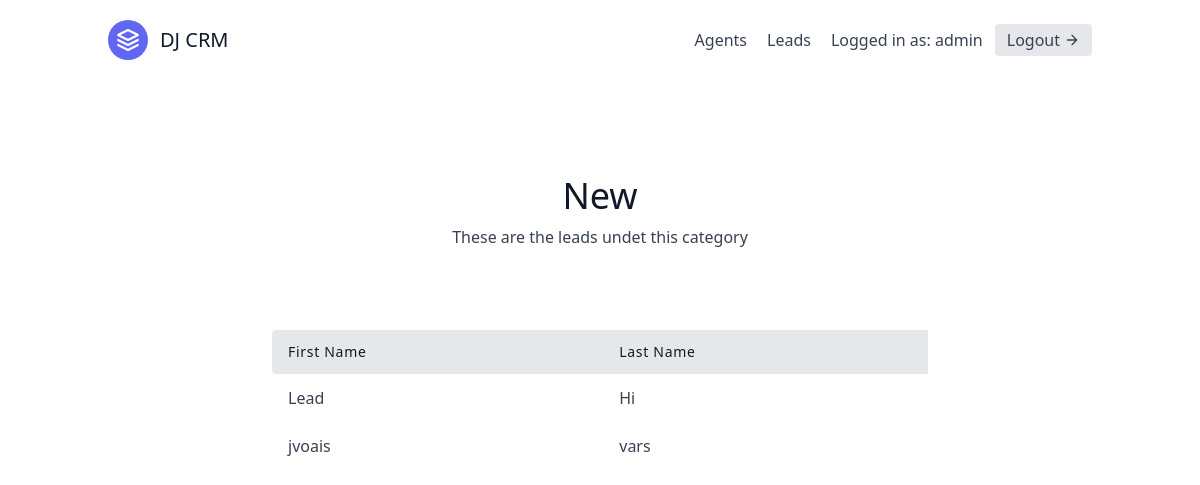
Page /leads/categories/1/ (signed in) on the committed database.
### leads/models.py (models this page shows, shortened)
class User(AbstractUser):
    is_organisor = models.BooleanField(default=True)
    is_agent = models.BooleanField(default=False)

class Category(models.Model):
    name = models.CharField(max_length=30)  # New, Contacted, Converted, Unconverted
    organisation = models.ForeignKey(UserProfile, on_delete=models.CASCADE)

class Lead(models.Model):
    first_name = models.CharField(max_length=20)
    last_name = models.CharField(max_length=20)
    age = models.IntegerField(default=0)
    organisation = models.ForeignKey(UserProfile, on_delete=models.CASCADE)
    agent = models.ForeignKey("Agent", null=True, blank=True, on_delete=models.SET_NULL)
    category = models.ForeignKey("Category", related_name="leads", null=True, blank=True, on_delete=models.SET_NULL)

### leads/views.py (the view)
# urls.py: path('categories/<int:pk>/', CategoryDetailView.as_view(), name='category-detail'),
class CategoryDetailView(LoginRequiredMixin, generic.DetailView):
    template_name = "leads/category_detail.html"
    context_object_name = "category"
    def get_queryset(self):
        user = self.request.user
        if user.is_organisor:
            queryset = Category.objects.filter(
                organisation=user.userprofile
            )
        else:
            queryset = Category.objects.filter(
                organisation=user.agent.organisation
            )
        return queryset

### leads/templates/leads/category_detail.html
{% extends "_base.html" %}
{% block content %}
<section class="text-gray-700 body-font">
    <div class="container px-5 py-24 mx-auto">
      <div class="flex flex-col text-center w-full mb-20">
        <h1 class="sm:text-4xl text-3xl font-medium title-font mb-2 text-gray-900">{{ category.name }}</h1>
        <p class="lg:w-2/3 mx-auto leading-relaxed text-base">
            These are the leads undet this category
        </p>
      </div>
      <div class="lg:w-2/3 w-full mx-auto overflow-auto">
        <table class="table-auto w-full text-left whitespace-no-wrap">
          <thead>
            <tr>
              <th class="px-4 py-3 title-font tracking-wider font-medium text-gray-900 text-sm bg-gray-200 rounded-tl rounded-bl">First Name</th>
              <th class="px-4 py-3 title-font tracking-wider font-medium text-gray-900 text-sm bg-gray-200">Last Name</th>
            </tr>
          </thead>
          <tbody>
            {% for lead in category.leads.all %}
                <tr>
                    <td class="px-4 py-3">
                      <a class="hover:text-blue-500" href="{% url 'leads:lead-detail' lead.pk %}">{{ lead.first_name }}</a>
                    </td>
                    <td class="px-4 py-3">{{ lead.last_name }}</td>
                </tr>
            {% endfor %}
          </tbody>
        </table>
      </div>
    </div>
  </section>
{% endblock content %}

### templates/navbar.html (shortened to what this page needs)
<header class="text-gray-700 body-font">
  <div class="container mx-auto flex flex-wrap p-5 flex-col md:flex-row items-center">
    <a class="flex title-font font-medium items-center text-gray-900 mb-4 md:mb-0">
      <svg xmlns="http://www.w3.org/2000/svg" fill="none" stroke="currentColor" stroke-linecap="round" stroke-linejoin="round" stroke-width="2" class="w-10 h-10 text-white p-2 bg-indigo-500 rounded-full" viewBox="0 0 24 24">
        <path d="M12 2L2 7l10 5 10-5-10-5zM2 17l10 5 10-5M2 12l10 5 10-5"></path>
      </svg>
      <span class="ml-3 text-xl">DJ CRM</span>
    </a>
    <nav class="md:ml-auto flex flex-wrap items-center text-base justify-center">
      {% if not request.user.is_authenticated %}
        <a href="{% url 'signup' %}" class="mr-5 hover:text-gray-900">Signup</a>
      {% else %}
          {% if request.user.is_organisor %}
              <a href="{% url 'agents:agent-list' %}" class="mr-5 hover:text-gray-900">Agents</a>
          {% endif %}
        <a href="{% url 'leads:lead-list' %}" class="mr-5 hover:text-gray-900">Leads</a>
      {% endif %}
    </nav>
    {% if request.user.is_authenticated %}
      Logged in as: {{ request.user.username }}
      <a href="{% url 'logout' %}" class="ml-3 inline-flex items-center bg-gray-200 border-0 py-1 px-3 focus:outline-none hover:bg-gray-300 rounded text-base mt-4 md:mt-0">
        Logout
          <svg fill="none" stroke="currentColor" stroke-linecap="round" stroke-linejoin="round" stroke-width="2" class="w-4 h-4 ml-1" viewBox="0 0 24 24">
              <path d="M5 12h14M12 5l7 7-7 7"></path>
          </svg>
      </a>
    {% endif %}
  </div>
</header>

### rows in the picture
User: user.username "admin"
Category: name "New"
Lead: first_name "Lead", last_name "Hi"
Lead: first_name "jvoais", last_name "vars"
